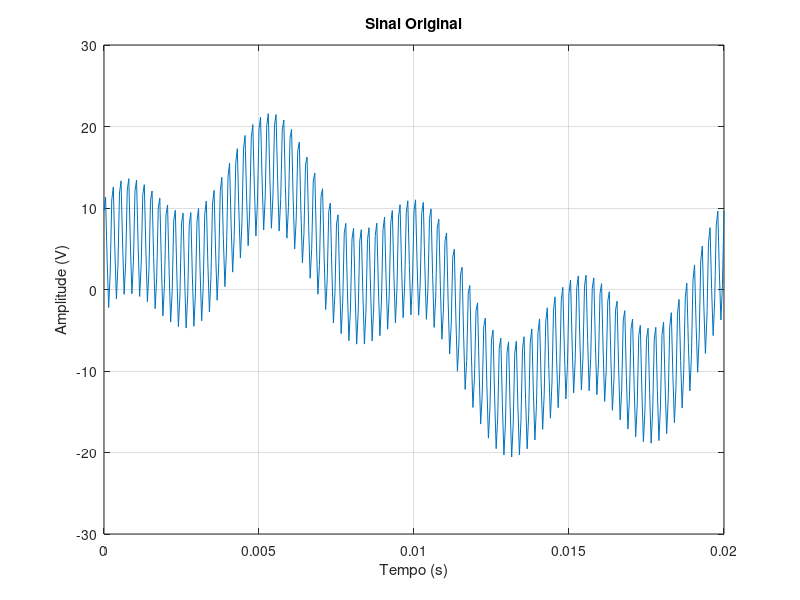
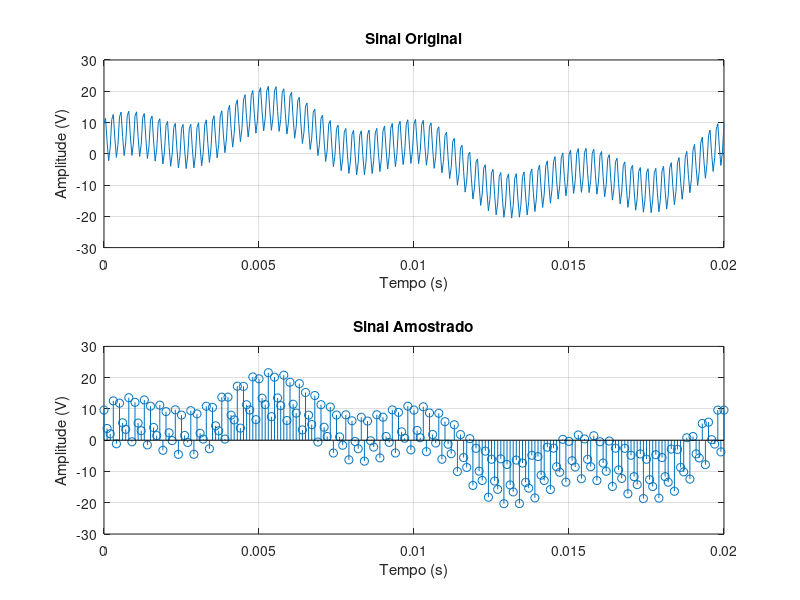
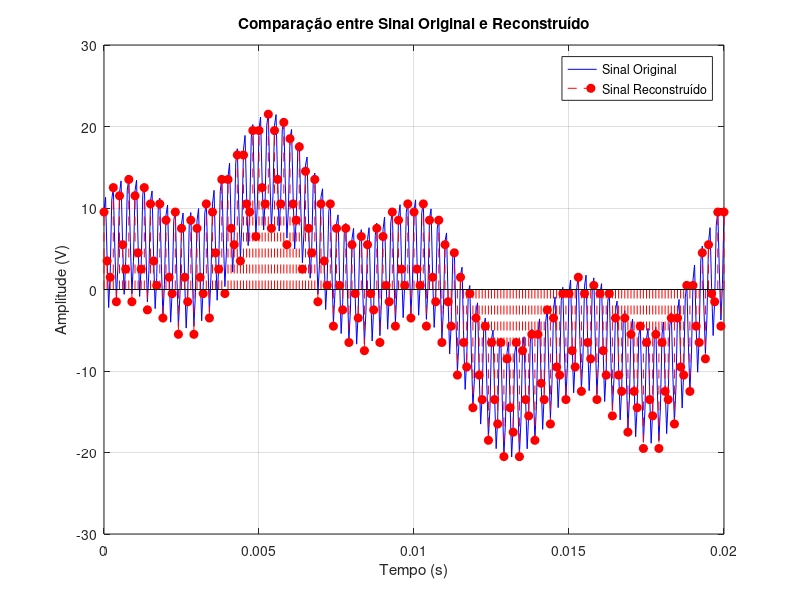

These charts were generated, in order, by the following MATLAB code:
close all;
% Definindo os parâmetros
Fs = 20000; 
t = 0:1/Fs:0.02; % Vetor de tempo (20 ms de duração) civlo de 50Hz

% Componente 1: V = 10 V, f = 50 Hz
V1 = 10 * sin(2*pi*50*t);

% Componente 2: V = 5 V, f = 200 Hz, ϕ = 60°
V2 = 5 * sin(2*pi*200*t + deg2rad(60));

% Componente 3: V = 7.5 V, f = 4000 Hz, ϕ = 45°
V3 = 7.5 * sin(2*pi*4000*t + deg2rad(45));

% Sinal total
sinal_original = V1 + V2 + V3;

% Plotando o sinal original
figure;
plot(t,sinal_original);
title('Sinal Original');
xlabel('Tempo (s)');
ylabel('Amplitude (V)');
grid on;
%%
%2 e 3
% Frequência de amostragem
Fs_amostragem = 10000; % 8 kHz

% Criando o vetor de tempo para amostragem (intervalo de tempo com amostragem discreta)
t_amostra = 0:1/Fs_amostragem:0.02; % 10 ms, mesma duração que o sinal original

% Sinal amostrado
sinal_amostrado = 10 * sin(2*pi*50*t_amostra) + ...
                  5 * sin(2*pi*200*t_amostra + deg2rad(60)) + ...
                  7.5 * sin(2*pi*4000*t_amostra + deg2rad(45));

% Plotando o sinal original e o sinal amostrado
figure;
subplot(2,1,1);
plot(t,sinal_original);
title('Sinal Original');
xlabel('Tempo (s)');
ylabel('Amplitude (V)');
grid on;

subplot(2,1,2);
stem(t_amostra, sinal_amostrado, 'Marker', 'o'); % Usando stem para mostrar amostras discretas
title('Sinal Amostrado');
xlabel('Tempo (s)');
ylabel('Amplitude (V)');
grid on;

%% Passo 4: Digitalização com A/D de 12 bits
% Considerando um conversor bipolar: entrada varia de -V_ref até +V_ref.
V_ref = 2048;  % Tensão de referência
% Mapeamento do sinal de -V_ref a +V_ref para o intervalo [0, 4095]
sinal_normalizado = floor((sinal_amostrado + V_ref) * (4095/(2*V_ref)));

% Conversão para representação binária de 12 bits
sinal_digitalizado_bin = dec2bin(sinal_normalizado, 12);

disp('Primeiras 10 amostras digitalizadas em binário:');
disp(sinal_digitalizado_bin(1:10, :));

%% Passo 5: Reconstrução do sinal a partir dos valores digitalizados
% Relação inversa: mapeamento de 0 --> -V_ref e 4095 --> +V_ref
sinal_reconstruido = (sinal_normalizado/4095) * (2*V_ref) - V_ref;
t_reconstruido = t_amostra;  % Mesmo vetor de tempo da amostragem

%% Passo 6: Comparação entre o sinal original e o sinal reconstruído
figure;
plot(t, sinal_original, 'b');
hold on;
stem(t_reconstruido, sinal_reconstruido, 'r--', 'MarkerFaceColor', 'r');
hold off;
title('Comparação entre Sinal Original e Reconstruído');
xlabel('Tempo (s)');
ylabel('Amplitude (V)');
grid on;
legend('Sinal Original', 'Sinal Reconstruído');

%%
% Passo 7: Aplicação da FFT
N = length(sinal_reconstruido); % Número de pontos da FFT
disp(N)
fft_result = fft(sinal_reconstruido, N); % Aplicando a FFT

% Frequências correspondentes aos pontos da FFT
f = (0:N-1)*(Fs_amostragem/N);

%%
%
% Passo 8: Cálculo do módulo e fase
magnitude = abs(fft_result); % Módulo da FFT
phase = angle(fft_result); % Fase da FFT

% Ajustando as amplitudes e fases conforme a teoria
magnitude = magnitude / (N/2); % Ajuste das amplitudes
magnitude(1) = magnitude(1) / 2; % Ajuste para a componente DC
phase = rad2deg(phase); % Convertendo a fase para graus
phase = phase - 90; % Ajuste da fase
